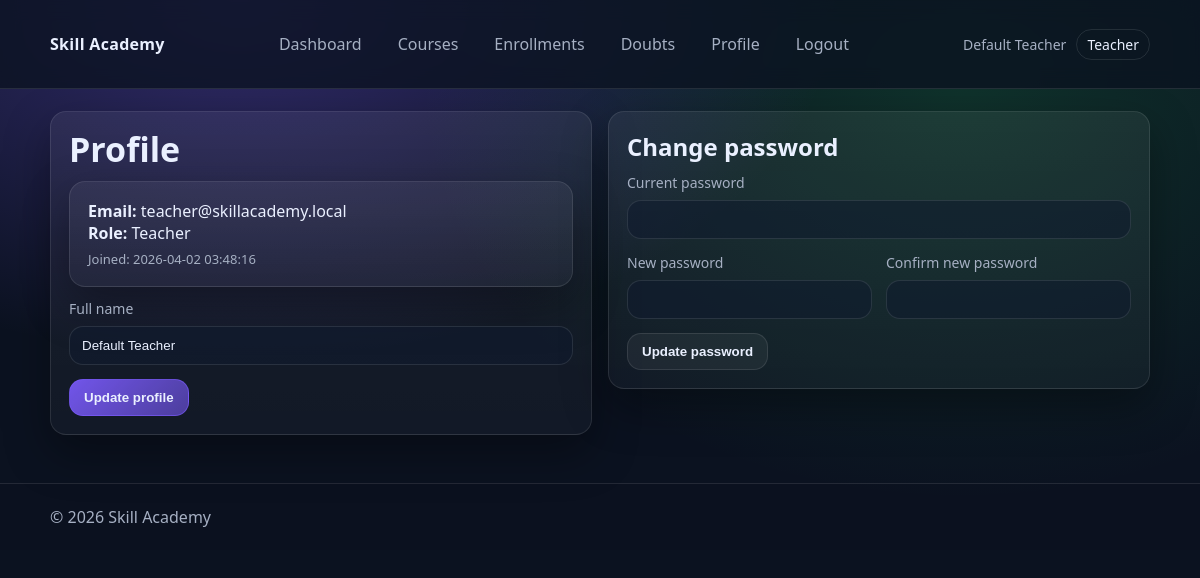
/teacher/profile.php (signed in), run on the app's committed database.
### tables this page shows
CREATE TABLE users (
  id BIGINT UNSIGNED NOT NULL AUTO_INCREMENT,
  role ENUM('student','teacher') NOT NULL,
  full_name VARCHAR(120) NOT NULL,
  email VARCHAR(190) NOT NULL,
  password_hash VARCHAR(255) NOT NULL,
  created_at TIMESTAMP NOT NULL DEFAULT CURRENT_TIMESTAMP,
  last_login_at TIMESTAMP NULL DEFAULT NULL,
  PRIMARY KEY (id),
  UNIQUE KEY uq_users_email (email),
  KEY idx_users_role (role)
);

### includes/auth.php (called while the page is built, shortened)
<?php
require_once __DIR__ . '/db.php';
function current_user(): ?array
{
    $id = $_SESSION['user_id'] ?? null;
    $stmt = db()->prepare('SELECT id, role, full_name, email, created_at, last_login_at FROM users WHERE id = ?');
    $stmt->execute([(int)$id]);
    $u = $stmt->fetch();
    return $u ?: null;
}
function is_logged_in(): bool
{
    return !empty($_SESSION['user_id']);
}

### includes/db.php (called while the page is built, shortened)
<?php
function db(): PDO
{
    static $pdo = null;
    if ($pdo instanceof PDO) {
        return $pdo;
    }
    $dsn = 'mysql:host=' . DB_HOST . ';dbname=' . DB_NAME . ';charset=' . DB_CHARSET;
    $pdo = new PDO($dsn, DB_USER, DB_PASS, [
        PDO::ATTR_ERRMODE => PDO::ERRMODE_EXCEPTION,
        PDO::ATTR_DEFAULT_FETCH_MODE => PDO::FETCH_ASSOC,
        PDO::ATTR_EMULATE_PREPARES => false,
    ]);
    return $pdo;
}

### teacher/profile.php (the view, shortened to what this page needs)
<?php
require_once __DIR__ . '/../includes/layout.php';
require_once __DIR__ . '/../includes/auth.php';
require_once __DIR__ . '/../includes/db.php';
$user = current_user();
render_header('Teacher Profile');
?>
<div class="grid">
    <div class="col-6">
        <div class="card pad">
            <h1 class="h1" style="font-size:34px">Profile</h1>
            <div class="card pad" style="margin:12px 0">
                <div><strong>Email:</strong> <?= e((string)$user['email']) ?></div>
                <div><strong>Role:</strong> Teacher</div>
                <div class="help">Joined: <?= e((string)$user['created_at']) ?></div>
            </div>
            <form method="post" class="no-print">
                <div class="field">
                    <label for="full_name">Full name</label>
                    <input id="full_name" name="full_name" value="<?= e((string)$user['full_name']) ?>" required>
                </div>
                <button class="btn primary" type="submit">Update profile</button>
            </form>
        </div>
    </div>
    <div class="col-6">
        <div class="card pad">
            <h2 class="h2">Change password</h2>
            <form method="post" class="no-print">
                <div class="field">
                    <label for="current_password">Current password</label>
                    <input id="current_password" type="password" name="current_password" required>
                </div>
                <div class="form-row">
                    <div class="field">
                        <label for="new_password">New password</label>
                        <input id="new_password" type="password" name="new_password" minlength="8" required>
                    </div>
                    <div class="field">
                        <label for="confirm_password">Confirm new password</label>
                        <input id="confirm_password" type="password" name="confirm_password" minlength="8" required>
                    </div>
                </div>
                <button class="btn" type="submit">Update password</button>
            </form>
        </div>
    </div>
</div>
<?php render_footer(); ?>

### includes/layout.php (shortened to what this page needs)
<?php
require_once __DIR__ . '/auth.php';
function e(string $v): string
{
    return htmlspecialchars($v, ENT_QUOTES, 'UTF-8');
}
function render_header(string $title): void
{
    $user = is_logged_in() ? current_user() : null;
    $role = $user['role'] ?? null;
    $fullName = $user ? $user['full_name'] : null;
    $activePath = parse_url($_SERVER['REQUEST_URI'] ?? '', PHP_URL_PATH) ?: '';
    $nav = [];
    if (!$user) {
        $nav = [
            ['label' => 'Home', 'href' => APP_BASE_URL . '/index.php'],
            ['label' => 'Courses', 'href' => APP_BASE_URL . '/public_courses.php'],
            ['label' => 'Contact', 'href' => APP_BASE_URL . '/contact.php'],
            ['label' => 'Login', 'href' => APP_BASE_URL . '/login.php'],
            ['label' => 'Register', 'href' => APP_BASE_URL . '/register.php'],
        ];
    } else {
        $nav = [
            ['label' => 'Dashboard', 'href' => APP_BASE_URL . '/teacher/dashboard.php'],
            ['label' => 'Courses', 'href' => APP_BASE_URL . '/teacher/courses.php'],
            ['label' => 'Enrollments', 'href' => APP_BASE_URL . '/teacher/enrollments.php'],
            ['label' => 'Doubts', 'href' => APP_BASE_URL . '/teacher/doubts.php'],
            ['label' => 'Profile', 'href' => APP_BASE_URL . '/teacher/profile.php'],
            ['label' => 'Logout', 'href' => APP_BASE_URL . '/logout.php'],
        ];
    }
    ?>
    <!doctype html>
    <html lang="en">
    <head>
        <link rel="stylesheet" href="<?= e(APP_BASE_URL) ?>/assets/app.css">
    </head>
    <body>
    <header class="site-header">
        <div class="container row between center gap">
            <a class="brand" href="<?= e(APP_BASE_URL) ?>/index.php"><?= e(APP_NAME) ?></a>
            <nav class="nav">
                <?php foreach ($nav as $item): ?>
                    <?php $isActive = ($activePath === parse_url($item['href'], PHP_URL_PATH)); ?>
                    <a class="nav-link <?= $isActive ? 'active' : '' ?>" href="<?= e($item['href']) ?>"><?= e($item['label']) ?></a>
                <?php endforeach; ?>
            </nav>
            <div class="user-chip">
                <?php if ($fullName): ?>
                    <span><?= e($fullName) ?></span>
                    <span class="pill"><?= e((string)$role) ?></span>
                <?php else: ?>
                    <span class="muted">Guest</span>
                <?php endif; ?>
            </div>
        </div>
    </header>
    <main class="container">
    <?php
}
function render_footer(): void
{
    ?>
    </main>
    <footer class="site-footer">
        <div class="container row between center">
            <div class="muted">© <?= date('Y') ?> <?= e(APP_NAME) ?></div>
        </div>
    </footer>
    </body>
    </html>
    <?php
}

### assets/app.css (style rules this page uses)
:root { --bg:#0b1220; --card:#101a2e; --muted:#a6b0c3; --text:#eaf0ff; --accent:#7c5cff; --accent2:#22c55e; --danger:#ef4444; --border:rgba(255,255,255,.10); --shadow:0 18px 45px rgba(0,0,0,.35); --radius:16px; }
* { box-sizing:border-box }
html,body { height:100% }
body { margin:0; font-family:ui-sans-serif,system-ui,-apple-system,Segoe UI,Roboto,Helvetica,Arial,"Apple Color Emoji","Segoe UI Emoji"; background:radial-gradient(1000px 600px at 20% 0%, rgba(124,92,255,.35), transparent 60%), radial-gradient(900px 700px at 80% 10%, rgba(34,197,94,.18), transparent 60%), var(--bg); color:var(--text); }
a { color:inherit;text-decoration:none }
.container { width:min(1100px,92vw);margin:0 auto;padding:22px 0 }
.row { display:flex }
.between { justify-content:space-between }
.center { align-items:center }
.gap { gap:14px }
.site-header { position:sticky;top:0;z-index:10; backdrop-filter: blur(10px); background: rgba(11,18,32,.78); border-bottom:1px solid var(--border); }
.brand { font-weight:800;letter-spacing:.3px }
.nav { display:flex;gap:10px;flex-wrap:wrap;justify-content:center }
.nav-link { padding:10px 12px;border-radius:12px; color:var(--muted); border:1px solid transparent; }
.user-chip { display:flex;gap:10px;align-items:center;color:var(--muted);font-size:14px }
.pill { padding:5px 10px;border:1px solid var(--border);border-radius:999px;color:var(--text);text-transform:capitalize }
.card { background:linear-gradient(180deg, rgba(255,255,255,.06), rgba(255,255,255,.03)); border:1px solid var(--border); border-radius:var(--radius); box-shadow:var(--shadow); }
.card.pad { padding:18px }
.grid { display:grid;grid-template-columns:repeat(12,1fr);gap:16px }
.col-6 { grid-column:span 6 }
.h1 { font-size:40px;line-height:1.15;margin:0 0 10px }
.h2 { font-size:24px;margin:0 0 10px }
.muted { color:var(--muted) }
.btn { display:inline-flex;align-items:center;justify-content:center; padding:10px 14px;border-radius:14px;border:1px solid var(--border); background:rgba(255,255,255,.05); color:var(--text);cursor:pointer;font-weight:650; }
.btn.primary { background:linear-gradient(135deg, rgba(124,92,255,.9), rgba(124,92,255,.55));border-color:rgba(124,92,255,.55) }
input,select,textarea { width:100%; padding:11px 12px; border-radius:14px; border:1px solid var(--border); background:rgba(16,26,46,.55); color:var(--text); outline:none; }
label { display:block;margin:0 0 8px;color:var(--muted);font-size:14px }
.form-row { display:grid;grid-template-columns:1fr 1fr;gap:14px }
.field { margin:0 0 14px }
.help { color:var(--muted);font-size:13px;margin-top:6px }
.site-footer { border-top:1px solid var(--border);margin-top:26px;background:rgba(11,18,32,.55) }

### data on the page
users: full_name "Default Teacher", role "Teacher", email "teacher@skillacademy.local", created_at "2026-04-02 03:48:16"

### other printed values
APP_NAME "Skill Academy"
$item['label'] "Dashboard"
$item['label'] "Courses"
$item['label'] "Enrollments"
$item['label'] "Doubts"
$item['label'] "Profile"
$item['label'] "Logout"
